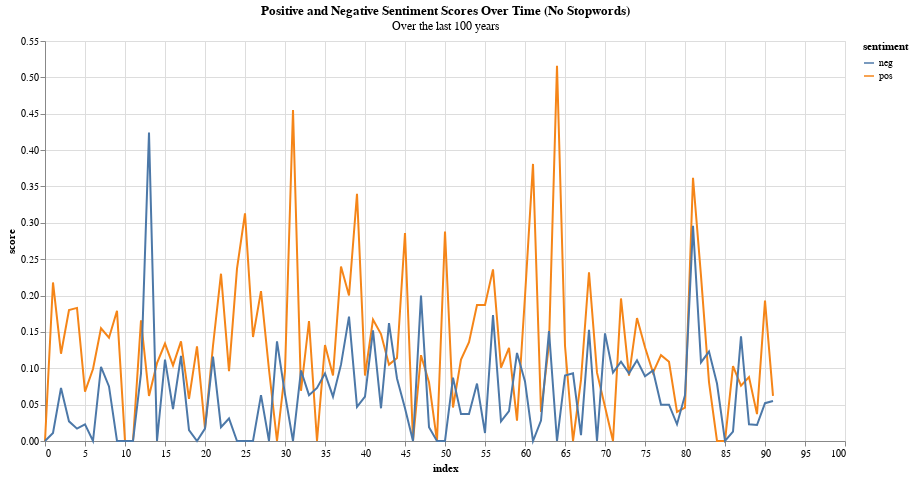

Write notebook code for a chart like this one.
### Code cell
import altair as alt
import pandas as pd

df_filtered = df[['index', 'pos', 'neg']]

df_long_filtered = df_filtered.melt(id_vars='index', var_name='sentiment', value_name='score')

chart = alt.Chart(df_long_filtered).mark_line().encode(
    x='index',
    y='score',
    color='sentiment'
).properties(
    width=800,
    height=400,
    title={"text": "Positive and Negative Sentiment Scores Over Time (No Stopwords)",
           "subtitle": "Over the last 100 years"}
)

chart

### Figure 1 — Vega-Lite specification as saved in the notebook (floating-point values rounded to 4 significant figures; data arrays with more than 128 entries replaced by an {"elided": "..."} marker saying what was removed)
{"config": {"view": {"continuousWidth": 300, "continuousHeight": 300}}, "data": {"name": "data-4e1ac8618e0499e91558ee92d6e37f84"}, "mark": {"type": "line"}, "encoding": {"color": {"field": "sentiment", "type": "nominal"}, "x": {"field": "index", "type": "quantitative"}, "y": {"field": "score", "type": "quantitative"}}, "height": 400, "title": {"text": "Positive and Negative Sentiment Scores Over Time (No Stopwords)", "subtitle": "Over the last 100 years"}, "width": 800, "$schema": "https://vega.github.io/schema/vega-lite/v5.8.0.json", "datasets": {"data-4e1ac8618e0499e91558ee92d6e37f84": {"elided": "184 records"}}}
